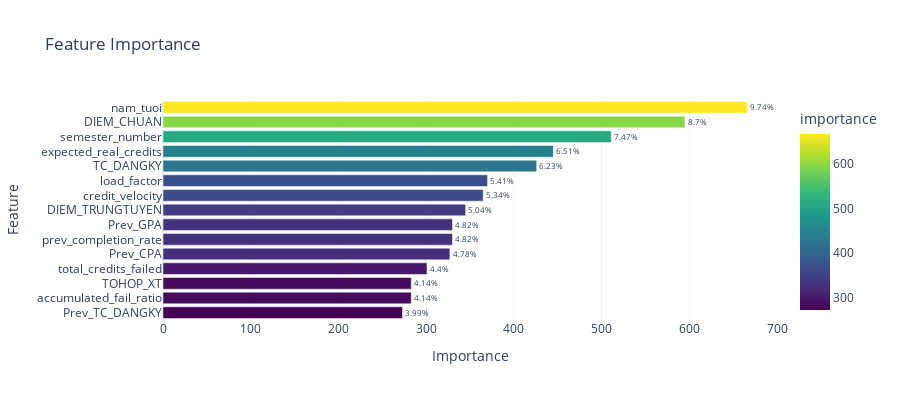
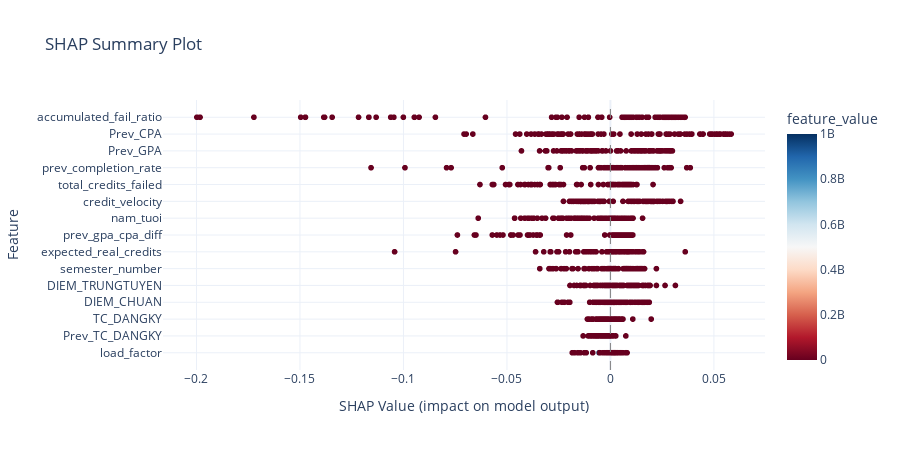
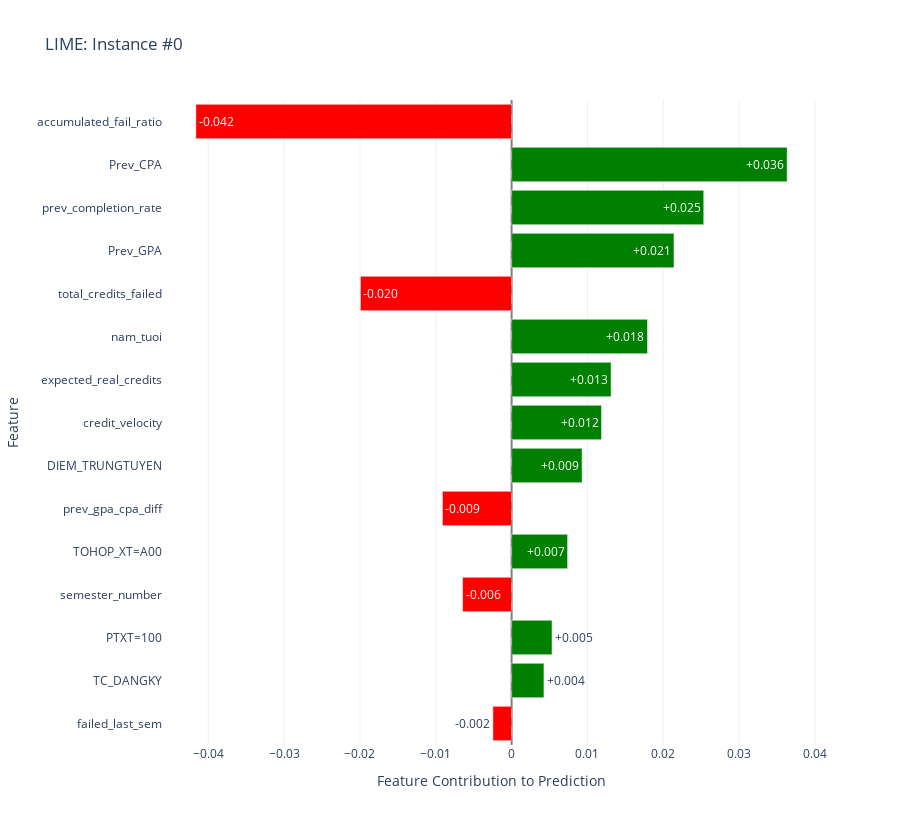

These figures' notebook cell, in order:
### Code cell
show_all(
    model=model_lgb,
    X_valid=X_valid,
    y_valid=y_valid_credits,
    y_pred=y_pred,
    X_train=X_train,          # Cần cho LIME
    model_type='lightgbm',    # 'xgboost', 'lightgbm', 'catboost'
    instance_idx=0,           # Instance nào để giải thích
    top_n_features=15
)

### Figure 1 — Plotly figure (JSON) as saved in the notebook; plotly's stock layout.template omitted (floating-point values rounded to 4 significant figures)
{"data": [{"hovertemplate": "importance=%{marker.color}<br>feature=%{y}<br>text=%{text}<extra></extra>", "legendgroup": "", "marker": {"color": [666, 595, 511, 445, 426, 370, 365, 345, 330, 330, 327, 301, 283, 283, 273], "coloraxis": "coloraxis", "pattern": {"shape": ""}}, "name": "", "orientation": "h", "showlegend": false, "text": ["9.74%", "8.7%", "7.47%", "6.51%", "6.23%", "5.41%", "5.34%", "5.04%", "4.82%", "4.82%", "4.78%", "4.4%", "4.14%", "4.14%", "3.99%"], "textposition": "outside", "type": "bar", "x": [666, 595, 511, 445, 426, 370, 365, 345, 330, 330, 327, 301, 283, 283, 273], "xaxis": "x", "y": ["nam_tuoi", "DIEM_CHUAN", "semester_number", "expected_real_credits", "TC_DANGKY", "load_factor", "credit_velocity", "DIEM_TRUNGTUYEN", "Prev_GPA", "prev_completion_rate", "Prev_CPA", "total_credits_failed", "TOHOP_XT", "accumulated_fail_ratio", "Prev_TC_DANGKY"], "yaxis": "y"}], "layout": {"barmode": "relative", "coloraxis": {"colorbar": {"title": {"text": "importance"}}, "colorscale": [[0, "#440154"], [0.1111, "#482878"], [0.2222, "#3e4989"], [0.3333, "#31688e"], [0.4444, "#26828e"], [0.5556, "#1f9e89"], [0.6667, "#35b779"], [0.7778, "#6ece58"], [0.8889, "#b5de2b"], [1, "#fde725"]]}, "height": 400, "legend": {"tracegroupgap": 0}, "title": {"text": "Feature Importance"}, "xaxis": {"anchor": "y", "domain": [0, 1], "title": {"text": "Importance"}}, "yaxis": {"anchor": "x", "autorange": "reversed", "domain": [0, 1], "title": {"text": "Feature"}}}}

### Figure 2 — Plotly figure (JSON) as saved in the notebook; plotly's stock layout.template omitted (floating-point values rounded to 4 significant figures; data arrays with more than 128 entries replaced by an {"elided": "..."} marker saying what was removed)
{"data": [{"customdata": {"elided": "1500x1 float values"}, "hovertemplate": "shap_value=%{x}<br>feature=%{y}<br>feature_value=%{marker.color}<extra></extra>", "legendgroup": "", "marker": {"color": {"elided": "1500 float values"}, "coloraxis": "coloraxis", "symbol": "circle"}, "mode": "markers", "name": "", "showlegend": false, "type": "scattergl", "x": {"elided": "1500 float values"}, "xaxis": "x", "y": {"elided": "1500 str values"}, "yaxis": "y"}], "layout": {"coloraxis": {"colorbar": {"title": {"text": "feature_value"}}, "colorscale": [[0, "rgb(103,0,31)"], [0.1, "rgb(178,24,43)"], [0.2, "rgb(214,96,77)"], [0.3, "rgb(244,165,130)"], [0.4, "rgb(253,219,199)"], [0.5, "rgb(247,247,247)"], [0.6, "rgb(209,229,240)"], [0.7, "rgb(146,197,222)"], [0.8, "rgb(67,147,195)"], [0.9, "rgb(33,102,172)"], [1, "rgb(5,48,97)"]]}, "height": 450, "legend": {"tracegroupgap": 0}, "shapes": [{"line": {"color": "gray", "dash": "dash", "width": 1}, "type": "line", "x0": 0, "x1": 0, "xref": "x", "y0": 0, "y1": 1, "yref": "y domain"}], "showlegend": true, "title": {"text": "SHAP Summary Plot"}, "xaxis": {"anchor": "y", "domain": [0, 1], "title": {"text": "SHAP Value (impact on model output)"}}, "yaxis": {"anchor": "x", "domain": [0, 1], "title": {"text": "Feature"}}}}

### Figure 3 — Plotly figure (JSON) as saved in the notebook; plotly's stock layout.template omitted (floating-point values rounded to 4 significant figures)
{"data": [{"marker": {"color": ["red", "green", "green", "red", "green", "red", "green", "green", "green", "green", "red", "green", "green", "green", "red"]}, "orientation": "h", "text": ["-0.002", "+0.004", "+0.005", "-0.006", "+0.007", "-0.009", "+0.009", "+0.012", "+0.013", "+0.018", "-0.020", "+0.021", "+0.025", "+0.036", "-0.042"], "textposition": "auto", "type": "bar", "x": [-0.002468, 0.004263, 0.005331, -0.006465, 0.00738, -0.009124, 0.009294, 0.01186, 0.01312, 0.01792, -0.01994, 0.02141, 0.02534, 0.03633, -0.04164], "y": ["failed_last_sem", "TC_DANGKY", "PTXT=100", "semester_number", "TOHOP_XT=A00", "prev_gpa_cpa_diff", "DIEM_TRUNGTUYEN", "credit_velocity", "expected_real_credits", "nam_tuoi", "total_credits_failed", "Prev_GPA", "prev_completion_rate", "Prev_CPA", "accumulated_fail_ratio"]}], "layout": {"height": 825, "shapes": [{"line": {"color": "gray", "dash": "dash", "width": 1}, "type": "line", "x0": 0, "x1": 0, "xref": "x", "y0": 0, "y1": 1, "yref": "y domain"}], "title": {"text": "LIME: Instance #0"}, "xaxis": {"showgrid": true, "title": {"text": "Feature Contribution to Prediction"}, "zeroline": true, "zerolinecolor": "gray", "zerolinewidth": 2}, "yaxis": {"title": {"text": "Feature"}}}}
